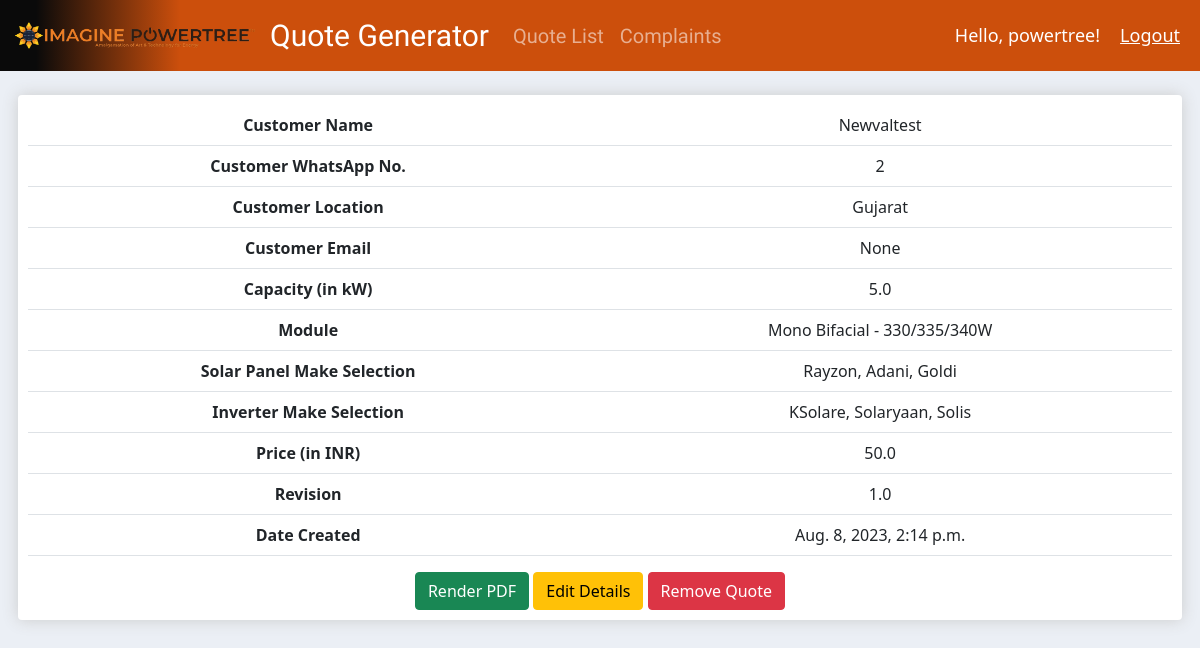
Before: /quotedetail/5/ (signed in) with the older database file.
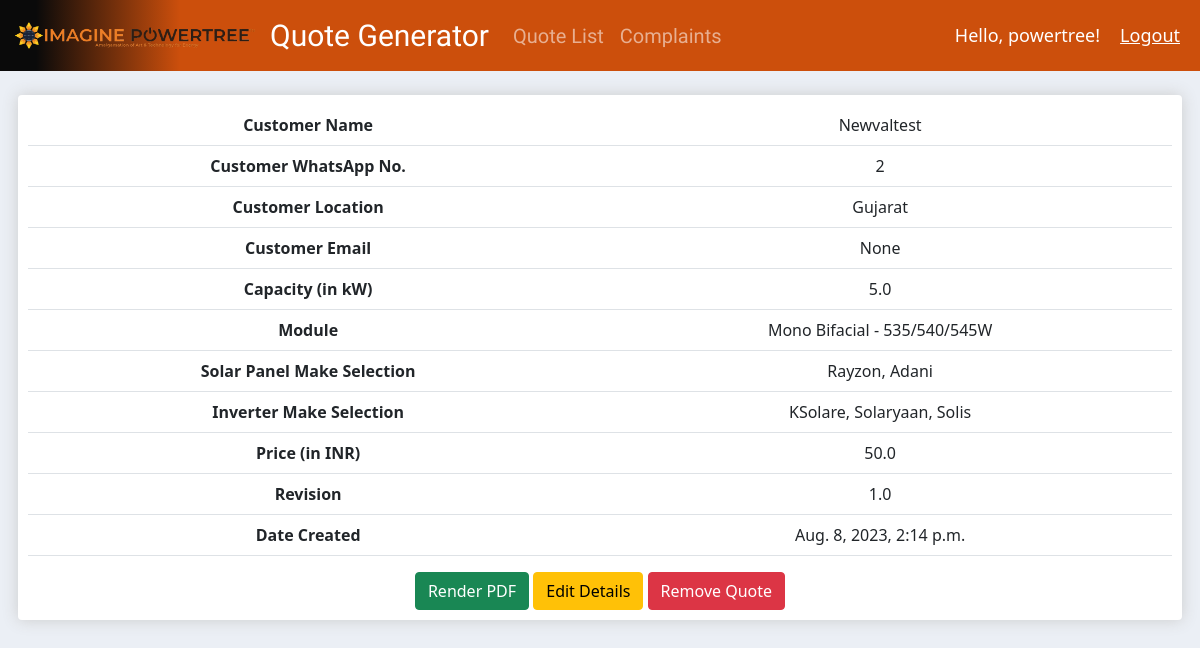
After: the same page with the newer database file.
### quoteform/models.py (models this page shows, shortened)
class QuoteDetails(models.Model):
    TREESYSTEMS = (
        ('Solar Rooftop System', 'Solar Rooftop System'),
        ('Solar Gazebo System', 'Solar Gazebo System'),
        ('Solar Hybrid System', 'Solar Hybrid System'),
    )
    MODULES = (
        ('Mono Bifacial - 535/540/545W', 'Mono Bifacial - 535/540/545W'),
        ('Mono Perc - 535/540/545W', 'Mono Perc - 535/540/545W'),
        ('Poly Crystalline - 330/335/340W', 'Poly Crystalline - 330/335/340W'),
    )
    PANELS = (
        ('Rayzon', 'Rayzon'),
        ('Adani', 'Adani'),
        ('Goldi', 'Goldi'),
        ('Waree', 'Waree'),
        ('Pahal', 'Pahal'),
    )
    INVERTERS = (
        ('KSolare', 'KSolare'),
        ('Solaryaan', 'Solaryaan'),
        ('Solis', 'Solis'),
        ('Polycab', 'Polycab'),
        ('Sofar', 'Sofar'),
        ('Sungrow', 'Sungrow'),
        ('GrowWATT', 'GrowWATT'),
    )
    name = models.CharField(max_length = 500, null = True)
    whatsapp = models.CharField(max_length = 15, null = True)
    location = models.CharField(max_length = 100, null = True)
    email = models.CharField(max_length = 100, null = True, blank = True)
    treesystem = models.TextField(max_length = 50, choices = TREESYSTEMS, default = 'Choose Tree System...')
    capacity = models.FloatField(null = True)
    module = models.TextField(max_length = 50, choices = MODULES, default = 'Choose Module...')
    panel = MultiSelectField(choices = PANELS, max_choices = 4, max_length = 100)
    inverter = MultiSelectField(choices = INVERTERS, max_choices = 7, max_length = 100)
    price = models.FloatField(null = True)
    discount = models.IntegerField(default = 0, null = True, blank = True)
    additional = models.FloatField(default = 0, null = True, blank = True)
    revision = models.FloatField(null = True)
    created_date = models.DateTimeField(default = timezone.now, null = True)
    revision_date = models.DateTimeField(auto_now_add = True, null = True)

### quoteform/views.py (the view)
# urls.py: path('quotedetail/<int:pk>/', views.quoteDetail, name='quotedetail'),
@login_required(login_url = 'login')
def quoteDetail(request, pk):
    quote = get_object_or_404(QuoteDetails, pk = pk)
    context = {'quote': quote}
    return render(request, 'quoteform/quotedetail.html', context)

### quoteform/templates/quoteform/quotedetail.html
{% extends 'quoteform/base.html' %}
{% block content %}
{% load static %}
{% include 'quoteform/navbar.html' %}
<br>
<div class="row" style="margin-left: 0.5%; margin-right: 0.5%;">
    <div class="col-lg-12">
        <div class="box-element" style="text-align: center;">
            <table class="table align-middle">
                <tbody>
                    <tr>
                        <th>Customer Name</th>
                        <td>{{quote.name}}</td>
                    </tr>
                    <tr>
                        <th>Customer WhatsApp No.</th>
                        <td>{{quote.whatsapp}}</td>
                    </tr>
                    <tr>
                        <th>Customer Location</th>
                        <td>{{quote.location}}</td>
                    </tr>
                    <tr>
                        <th>Customer Email</th>
                        <td>{{quote.email}}</td>
                    </tr>
                    <tr>
                        <th>Capacity (in kW)</th>
                        <td>{{quote.capacity}}</td>
                    </tr>
                    <tr>
                        <th>Module</th>
                        <td>{{quote.module}}</td>
                    </tr>
                    <tr>
                        <th>Solar Panel Make Selection</th>
                        <td>{{quote.panel}}</td>
                    </tr>
                    <tr>
                        <th>Inverter Make Selection</th>
                        <td>{{quote.inverter}}</td>
                    </tr>
                    <tr>
                        <th>Price (in INR)</th>
                        <td>{{quote.price}}</td>
                    </tr>
                    <tr>
                        <th>Revision</th>
                        <td>{{quote.revision}}</td>
                    </tr>
                    <tr>
                        <th>Date Created</th>
                        <td>{{quote.created_date}}</td>
                    </tr>
                </tbody>
            </table>
            <a style="text-decoration: none; color: white;" href="{% url 'renderpdf' pk=quote.pk %}"><button class="btn btn-success">Render PDF</button></a>
            <a style="text-decoration: none; color: white;" href="{% url 'updatequote' pk=quote.pk %}"><button class="btn btn-warning">Edit Details</button></a>
            <a style="text-decoration: none; color: white;" href="{% url 'removequote' pk=quote.pk %}"><button class="btn btn-danger">Remove Quote</button></a>
        </div>
    </div>
</div>
{% endblock %}

### quoteform/templates/quoteform/base.html (shortened to what this page needs)
{% load static %}
<!DOCTYPE html>
<html>
    <head>
        <link href="https://cdn.jsdelivr.net/npm/bootstrap@5.0.2/dist/css/bootstrap.min.css" rel="stylesheet">
        <link rel="stylesheet" type="text/css" href="{% static '/css/main.css' %}">
    </head>
    <body>
        {% block content %}
        {% endblock %}
    </body>
</html>

### quoteform/templates/quoteform/navbar.html (shortened to what this page needs)
{% load static %}
<nav class="navbar navbar-expand-lg navbar-dark navbar-expand" style= "background: linear-gradient(90deg, rgb(10, 10, 10) 3%, rgb(204, 79, 12) 15%)" >
    <img src="{% static '/images/PowerTreeLogo.png' %} " width="20%" height="20%" style="margin-left: 15px; margin-right: 15px;">
    <a class="navbar-brand" style="text-align: center; font-family: 'Ubuntu', sans-serif; font-size: 30px; text-align: center;" href="{% url 'quoteform' %}">Quote Generator</a>
    <div class="collapse navbar-collapse" id="navbarNav">
        <ul class="navbar-nav">
          <li class="nav-item active" style="text-align: center; font-family: 'Ubuntu', sans-serif; font-size: 20px; text-align: center; color: #ffffff;">
            <a class="nav-link" href="{% url 'quotelist' %}">Quote List</a>
          </li>
          <li class="nav-item active" style="text-align: center; font-family: 'Ubuntu', sans-serif; font-size: 20px; text-align: center; color: #ffffff;">
            <a class="nav-link" href="{% url 'showcsv' %}">Complaints</a>
          </li>
        </ul>
    </div>
    <span class="hello-msg">Hello, {{request.user}}!</span>
    <span><a class="hello-msg" href="{% url 'logout' %}">Logout</a></span>
</nav>

### static/css/main.css (style rules this page uses)
html { margin: 0; padding: 0; }
body { background-color: #ebeff5; margin: 0; padding: 0; }
.box-element { box-shadow:hsl(0, 0%, 80%) 0 0 16px; background-color: #fff; border-radius: 4px; padding: 10px; }

### quoteform/templates/quoteform/navbar.html (style rules this page uses)
.hello-msg { font-size: 18px; color: #ffffff; margin-right: 20px; }

Changed rows visible on the page:
changed QuoteDetails "Newvaltest": module "Mono Bifacial - 330/335/340W" → "Mono Bifacial - 535/540/545W"; panel "Rayzon, Adani, Goldi" → "Rayzon, Adani"
